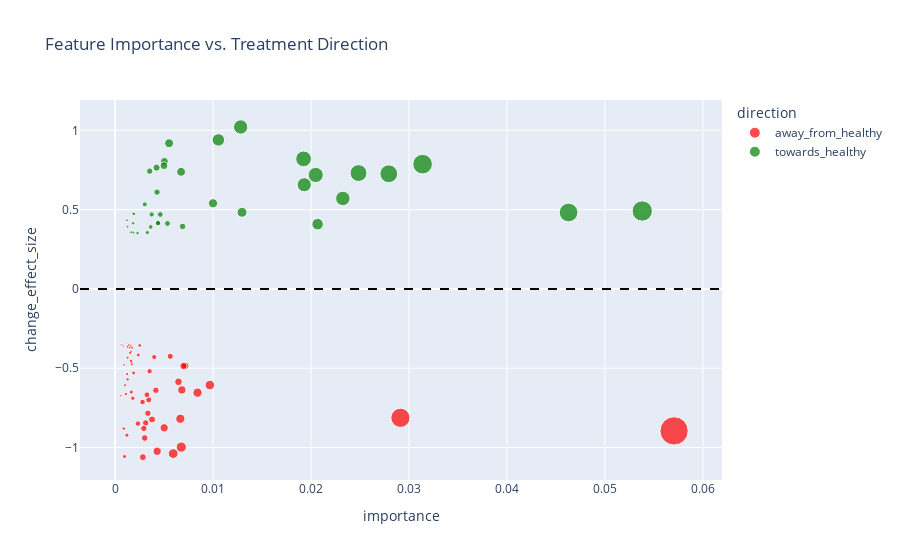

This figure's notebook cell:
### Code cell
# 3) Create combined_rank now (so it's available everywhere)
res_df["combined_rank"] = res_df["importance"] * res_df["change_effect_size"].abs()

# 4) Elbow selection on |change_effect_size| (biologically focused)
res_ranked = res_df.copy()
res_ranked = res_ranked.dropna(subset=["change_effect_size"])  # exclude no-gap features from elbow
res_ranked["rank_key"] = res_ranked["change_effect_size"].abs()
res_ranked = res_ranked.sort_values("rank_key", ascending=False).reset_index(drop=True)

if res_ranked.empty:
    k_opt = 0
    selected = res_ranked.copy()
else:
    vals = res_ranked["rank_key"].to_numpy()
    cum = np.cumsum(vals)
    cum_norm = cum / cum[-1]
    x = np.linspace(0, 1, num=len(cum_norm), endpoint=True)
    distances = cum_norm - x
    k_opt = int(np.argmax(distances)) + 1
    selected = res_ranked.iloc[:k_opt].copy()

print(f"Elbow-selected feature count (by |change_effect_size|): {k_opt}")
# print(selected[["feature", "importance", "change_effect_size", "combined_rank"]].head(10))

# 5) Optional biological floor, e.g., at least 20% of gap moved
min_effect = 0.20
selected = selected[selected["change_effect_size"].abs() >= min_effect]
print(f"After enforcing |change_effect_size| ≥ {min_effect:.2f}: {selected.shape[0]} features kept")

# 6) Direction labels (for downstream plots)
res_df["direction"] = np.where(res_df["change_effect_size"] > 0, "towards_healthy",
                        np.where(res_df["change_effect_size"] < 0, "away_from_healthy", "no_change"))

print(res_df.head(20))
print("\nDirection counts:\n", res_df["direction"].value_counts())

# 7) Reduced dataset with selected features
top_feature_list = selected["feature"].tolist()
print(f"Top {len(top_feature_list)} features selected for further analysis.")
_reduced_hindlimb_df = left_hindlimb_features_df[top_feature_list]
print(_reduced_hindlimb_df.shape)
fig = px.scatter(
    res_df[res_df["feature"].isin(top_feature_list)],
    x="importance",
    y="change_effect_size",
    size="combined_rank",
    color="direction",
    hover_data=["feature", "importance", "change_effect_size", "combined_rank"],
    color_discrete_map={
        "towards_healthy": "green",
        "away_from_healthy": "red",
        "no_change": "gray"
    },
    title="Feature Importance vs. Treatment Direction"
)

fig.add_hline(y=0, line_dash="dash", line_color="black")
# fig.show()
# fig.write_html(os.path.join('./', 'feature_change_analysis.html'))

### Figure 1 — Plotly figure (JSON) as saved in the notebook; plotly's stock layout.template omitted (floating-point values rounded to 4 significant figures)
{"data": [{"customdata": [["Mean angle excursion - rhindlimb - ankle (°)", 0.05109], ["Mean phase excursion - rhindlimb - ankle (°)", 0.02367], ["Mean phase value - rhindlimb - lHindpaw (°)_sin", 0.006737], ["Mean angle value - rhindlimb - lHindfingers (°)_sin", 0.006161], ["Mean step velocity X during stance - lHindpaw (m/s)", 0.005862], ["Mean phase during stance - rhindlimb - lHindpaw (°)_sin", 0.005505], ["Mean phase value - rhindlimb - lHindpaw (°)_cos", 0.005454], ["Mean angle during swing - rhindlimb - lHindfingers (°)_sin", 0.004395], ["Mean angle value - rhindlimb - ankle (°)_sin", 0.004387], ["Mean angle during swing - rhindlimb - ankle (°)_cos", 0.004342], ["Mean phase during stance - rhindlimb - lHindpaw (°)_cos", 0.00379], ["Mean angle value - rhindlimb - knee (°)_cos", 0.003473], ["Mean angle during stance - rhindlimb - ankle (°)_cos", 0.003392], ["Mean step velocity X during stance - ankle (m/s)", 0.003104], ["Mean angle during swing - rhindlimb - lHindfingers (°)_cos", 0.003008], ["Mean phase during swing - rhindlimb - lHindpaw (°)_sin", 0.002844], ["Mean angle during swing - rhindlimb - ankle (°)_sin", 0.00266], ["Mean angle value - rhindlimb - ankle (°)_cos", 0.002638], ["Mean phase during swing - rhindlimb - lHindpaw (°)_cos", 0.002622], ["Mean angle value - rhindlimb - lHindfingers (°)_cos", 0.002579], ["Mean angle during stance - rhindlimb - lHindfingers (°)_cos", 0.002404], ["Mean angle during swing - rhindlimb - knee (°)_sin", 0.002392], ["Mean step velocity X during stance - knee (m/s)", 0.002171], ["Mean phase acceleration during swing - rhindlimb - ankle (rad/s^2)_sin", 0.001999], ["Mean step acceleration Y during swing - hip (m/s^2)", 0.001977], ["Mean angle acceleration during swing - rhindlimb - knee (rad/s^2)_cos", 0.001829], ["Mean angle during swing - rhindlimb - knee (°)_cos", 0.001714], ["Mean angle during stance - rhindlimb - lHindfingers (°)_sin", 0.001247], ["Mean angle excursion - rhindlimb - lHindfingers (°)", 0.001113], ["Mean step jerk Y during swing - knee (m/s^3)", 0.001074], ["Mean step jerk Y during swing - ankle (m/s^3)", 0.001018], ["Mean step jerk Y during stance - ankle (m/s^3)", 0.001006], ["Mean angle excursion - rhindlimb - knee (°)", 0.0009848], ["Mean phase velocity during swing - rhindlimb - ankle (rad/s)_sin", 0.0008992], ["Mean angle during stance - rhindlimb - ankle (°)_sin", 0.0008045], ["Mean phase excursion - rhindlimb - lHindpaw (°)", 0.0007757], ["Mean angle velocity during swing - rhindlimb - ankle (rad/s)_cos", 0.000766], ["Mean phase velocity during swing - rhindlimb - knee (rad/s)_sin", 0.0007332], ["Mean angle acceleration - rhindlimb - lHindpaw (rad/s^2)_cos", 0.0007302], ["Mean phase value - rhindlimb - ankle (°)_sin", 0.0007294], ["Mean step jerk Y during stance - knee (m/s^3)", 0.000662], ["Mean phase velocity - rhindlimb - lHindpaw (rad/s)_cos", 0.000644], ["Mean angle acceleration - rhindlimb - lHindfingers (rad/s^2)_cos", 0.0006411], ["Mean angle value - rhindlimb - hip (°)_cos", 0.0006302], ["Mean angle acceleration during stance - rhindlimb - lHindfingers (rad/s^2)_sin", 0.0006183], ["Mean step length (m)", 0.0006159], ["Mean phase velocity during stance - rhindlimb - knee (rad/s)_cos", 0.000568], ["Mean phase velocity during swing - rhindlimb - lHindpaw (rad/s)_cos", 0.0005553], ["Mean phase velocity during stance - rhindlimb - ankle (rad/s)_sin", 0.0005473], ["Mean angle during swing - rhindlimb - hip (°)_sin", 0.0004991], ["Mean phase during swing - rhindlimb - hip (°)_cos", 0.0004669], ["Mean phase acceleration during swing - rhindlimb - lHindpaw (rad/s^2)_cos", 0.0004429], ["Mean phase value - rhindlimb - ankle (°)_cos", 0.0003974], ["Mean phase during swing - rhindlimb - ankle (°)_cos", 0.0003094], ["Mean step jerk Y during swing - lHindpaw (m/s^3)", 0.0002644], ["Mean phase during swing - rhindlimb - hip (°)_sin", 0.0002583], ["Mean phase velocity during swing - rhindlimb - hip (rad/s)_sin", 0.000197], ["Mean angle velocity during swing - rhindlimb - hip (rad/s)_sin", 0.0001904], ["Mean phase value - rhindlimb - hip (°)_cos", 0.000117], ["Mean angle acceleration during swing - rhindlimb - knee (rad/s^2)_sin", 0]], "hovertemplate": "direction=away_from_healthy<br>importance=%{x}<br>change_effect_size=%{y}<br>combined_rank=%{customdata[1]}<br>feature=%{customdata[0]}<extra></extra>", "legendgroup": "away_from_healthy", "marker": {"color": "red", "size": [0.05109, 0.02367, 0.006737, 0.006161, 0.005862, 0.005505, 0.005454, 0.004395, 0.004387, 0.004342, 0.00379, 0.003473, 0.003392, 0.003104, 0.003008, 0.002844, 0.00266, 0.002638, 0.002622, 0.002579, 0.002404, 0.002392, 0.002171, 0.001999, 0.001977, 0.001829, 0.001714, 0.001247, 0.001113, 0.001074, 0.001018, 0.001006, 0.0009848, 0.0008992, 0.0008045, 0.0007757, 0.000766, 0.0007332, 0.0007302, 0.0007294, 0.000662, 0.000644, 0.0006411, 0.0006302, 0.0006183, 0.0006159, 0.000568, 0.0005553, 0.0005473, 0.0004991, 0.0004669, 0.0004429, 0.0003974, 0.0003094, 0.0002644, 0.0002583, 0.000197, 0.0001904, 0.000117, 0.0], "sizemode": "area", "sizeref": 0.0001277, "symbol": "circle"}, "mode": "markers", "name": "away_from_healthy", "orientation": "v", "showlegend": true, "type": "scatter", "x": [0.05706, 0.02913, 0.006756, 0.005934, 0.009671, 0.008414, 0.006661, 0.004293, 0.00501, 0.006817, 0.00647, 0.007166, 0.006977, 0.003772, 0.002835, 0.003025, 0.004162, 0.003122, 0.003345, 0.002933, 0.003438, 0.005627, 0.003253, 0.002803, 0.002328, 0.003522, 0.003993, 0.00181, 0.001207, 0.001651, 0.000963, 0.001898, 0.002365, 0.002524, 0.001698, 0.0008807, 0.001664, 0.001619, 0.00128, 0.0011, 0.001233, 0.001625, 0.001731, 0.001594, 0.001534, 0.001015, 0.001588, 0.001278, 0.001481, 0.001411, 0.001279, 0.0009255, 0.0005896, 0.0008572, 0.0007429, 0.0007303, 0.0005592, 0.0005404, 0.000296, 0.0], "xaxis": "x", "y": [-0.8953, -0.8126, -0.9972, -1.038, -0.6062, -0.6543, -0.8188, -1.024, -0.8758, -0.6369, -0.5857, -0.4846, -0.4862, -0.823, -1.061, -0.94, -0.6392, -0.845, -0.7838, -0.8793, -0.6991, -0.425, -0.6674, -0.7131, -0.8494, -0.5193, -0.4293, -0.6891, -0.9222, -0.6505, -1.057, -0.5298, -0.4163, -0.3563, -0.4738, -0.8807, -0.4604, -0.4528, -0.5705, -0.6629, -0.537, -0.3963, -0.3704, -0.3952, -0.403, -0.6069, -0.3577, -0.4344, -0.3695, -0.3537, -0.3651, -0.4785, -0.674, -0.361, -0.3559, -0.3537, -0.3523, -0.3523, -0.3952, -0.4068], "yaxis": "y"}, {"customdata": [["Mean angle during swing - rhindlimb - lHindpaw (°)_sin", 0.02643], ["Mean angle value - rhindlimb - lHindpaw (°)_cos", 0.02469], ["Mean angle during swing - rhindlimb - lHindpaw (°)_cos", 0.02231], ["Mean angle value - rhindlimb - lHindpaw (°)_sin", 0.02028], ["Mean angle during stance - rhindlimb - lHindpaw (°)_sin", 0.01815], ["Mean angle velocity - rhindlimb - knee (rad/s)_cos", 0.01578], ["Mean angle during stance - rhindlimb - lHindpaw (°)_cos", 0.01471], ["Mean step acceleration X during stance - ankle (m/s^2)", 0.01326], ["Mean step acceleration Y during stance - knee (m/s^2)", 0.01309], ["Mean angle velocity - rhindlimb - knee (rad/s)_sin", 0.01268], ["Mean step velocity Y during stance - lHindpaw (m/s)", 0.009906], ["Mean step acceleration X during stance - lHindpaw (m/s^2)", 0.008441], ["Mean step acceleration Y during swing - ankle (m/s^2)", 0.00626], ["Mean step acceleration Y during stance - ankle (m/s^2)", 0.005397], ["Mean step height (m)", 0.005065], ["Mean step jerk Y during stance - lHindfingers (m/s^3)", 0.004975], ["Mean step frequency (Hz)", 0.004048], ["Mean step acceleration Y during stance - lHindpaw (m/s^2)", 0.003874], ["Mean step acceleration Y during swing - lHindpaw (m/s^2)", 0.003233], ["Mean step velocity X during swing - hip (m/s)", 0.002714], ["Mean step velocity Y during stance - knee (m/s)", 0.002624], ["Mean step velocity Y during stance - ankle (m/s)", 0.002614], ["Mean angle velocity during swing - rhindlimb - knee (rad/s)_cos", 0.002206], ["Mean angle velocity - rhindlimb - hip (rad/s)_sin", 0.002167], ["Mean phase velocity - rhindlimb - hip (rad/s)_cos", 0.001838], ["Mean angle velocity - rhindlimb - hip (rad/s)_cos", 0.001815], ["Mean phase velocity - rhindlimb - hip (rad/s)_sin", 0.001752], ["Mean step duration (s)", 0.001615], ["Mean phase velocity during swing - rhindlimb - lHindpaw (rad/s)_sin", 0.001421], ["Mean phase velocity during stance - rhindlimb - knee (rad/s)_sin", 0.001169], ["Mean phase acceleration - rhindlimb - hip (rad/s^2)_cos", 0.0009022], ["Mean phase acceleration during swing - rhindlimb - knee (rad/s^2)_sin", 0.0008073], ["Mean angle velocity during swing - rhindlimb - knee (rad/s)_sin", 0.0007662], ["Mean step acceleration Y during swing - lHindfingers (m/s^2)", 0.0006595], ["Mean phase acceleration during stance - rhindlimb - knee (rad/s^2)_sin", 0.0005883], ["Mean step velocity Y during stance - hip (m/s)", 0.0005226], ["Mean angle acceleration during stance - rhindlimb - lHindpaw (rad/s^2)_cos", 0.0004984]], "hovertemplate": "direction=towards_healthy<br>importance=%{x}<br>change_effect_size=%{y}<br>combined_rank=%{customdata[1]}<br>feature=%{customdata[0]}<extra></extra>", "legendgroup": "towards_healthy", "marker": {"color": "green", "size": [0.02643, 0.02469, 0.02231, 0.02028, 0.01815, 0.01578, 0.01471, 0.01326, 0.01309, 0.01268, 0.009906, 0.008441, 0.00626, 0.005397, 0.005065, 0.004975, 0.004048, 0.003874, 0.003233, 0.002714, 0.002624, 0.002614, 0.002206, 0.002167, 0.001838, 0.001815, 0.001752, 0.001615, 0.001421, 0.001169, 0.0009022, 0.0008073, 0.0007662, 0.0006595, 0.0005883, 0.0005226, 0.0004984], "sizemode": "area", "sizeref": 0.0001277, "symbol": "circle"}, "mode": "markers", "name": "towards_healthy", "orientation": "v", "showlegend": true, "type": "scatter", "x": [0.05381, 0.03139, 0.04629, 0.02794, 0.02485, 0.01924, 0.02048, 0.02325, 0.01282, 0.01931, 0.01054, 0.02067, 0.01296, 0.009996, 0.005514, 0.006736, 0.005033, 0.004985, 0.004228, 0.006887, 0.003532, 0.004281, 0.005347, 0.004614, 0.004427, 0.004372, 0.003732, 0.003029, 0.003636, 0.003289, 0.001905, 0.002294, 0.00185, 0.00186, 0.001644, 0.001209, 0.001272], "xaxis": "x", "y": [0.4912, 0.7867, 0.4819, 0.7261, 0.7305, 0.8202, 0.7186, 0.5704, 1.021, 0.6568, 0.9396, 0.4084, 0.4831, 0.5399, 0.9186, 0.7386, 0.8042, 0.7771, 0.7647, 0.394, 0.7428, 0.6104, 0.4127, 0.4696, 0.4152, 0.4152, 0.4696, 0.5332, 0.3908, 0.3554, 0.4737, 0.3518, 0.4142, 0.3545, 0.3579, 0.4324, 0.3919], "yaxis": "y"}], "layout": {"legend": {"itemsizing": "constant", "title": {"text": "direction"}, "tracegroupgap": 0}, "shapes": [{"line": {"color": "black", "dash": "dash"}, "type": "line", "x0": 0, "x1": 1, "xref": "x domain", "y0": 0, "y1": 0, "yref": "y"}], "title": {"text": "Feature Importance vs. Treatment Direction"}, "xaxis": {"anchor": "y", "domain": [0, 1], "title": {"text": "importance"}}, "yaxis": {"anchor": "x", "domain": [0, 1], "title": {"text": "change_effect_size"}}}}
